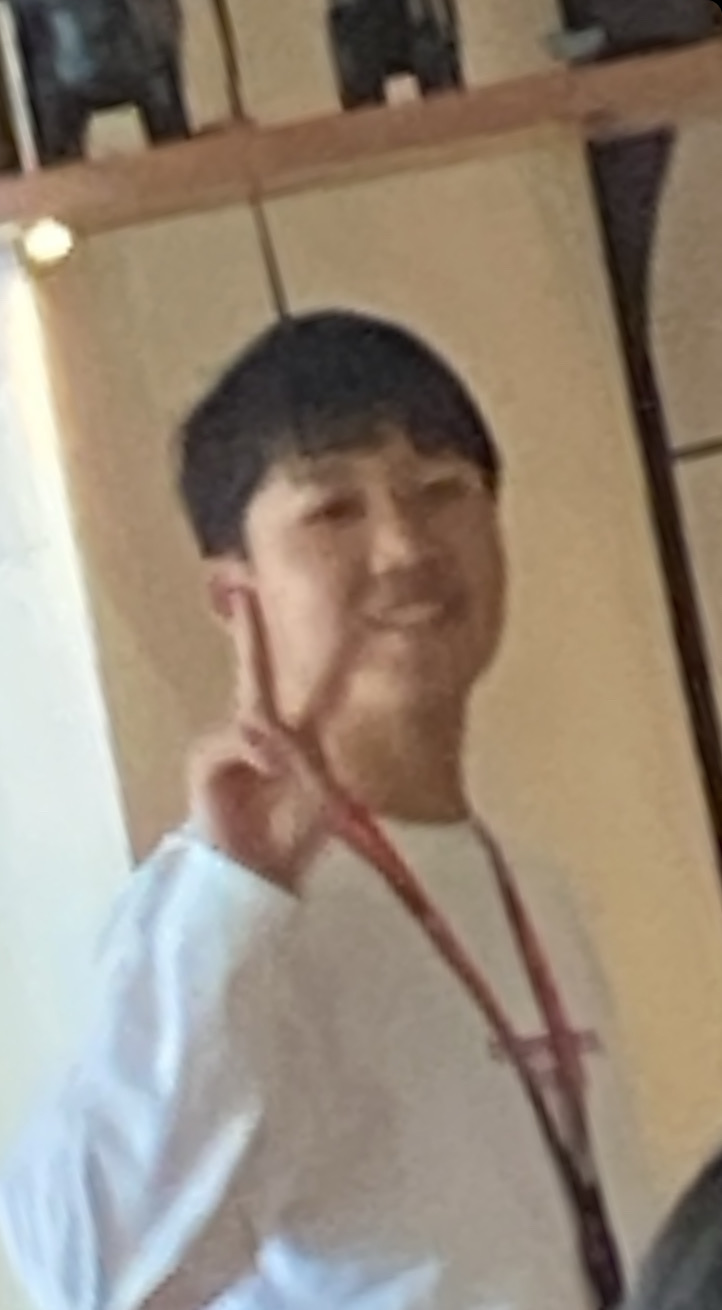
#> input picture python練習/w.jpg, 722 x 1310 px, found by its file name
$ python '人臉辨識.py'
#> lines starting #> are read from the running program, lines starting #| are printed output that depends on the picture
import cv2
img=cv2.imread('w.jpg')
#> img is the input picture: shape (1310, 722, 3); mean B, G, R 120.1, 135.9, 150.4
img=cv2.resize(img,(0,0),fx=0.5,fy=0.5)
#> img: shape (655, 361, 3)
gray=cv2.cvtColor(img,cv2.COLOR_BGR2GRAY)
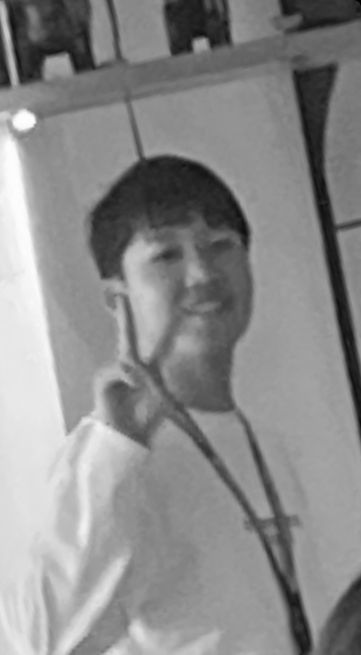
#> gray: shape (655, 361); min 0, max 253, mean 138.6
face=cv2.CascadeClassifier('f.xml')

facereat=face.detectMultiScale(gray,1.1,3)#要偵測的圖片 每次放大的倍數 要被偵測幾次
#> facereat = [[122, 198, 142, 142]]
print(len(facereat))
#| 1

for (x,y,m,h)  in facereat:
    cv2.rectangle(img,(x,y),(x+m,y+h),(0,255,0),2)#把臉框起來
#> this loop made 1 pass
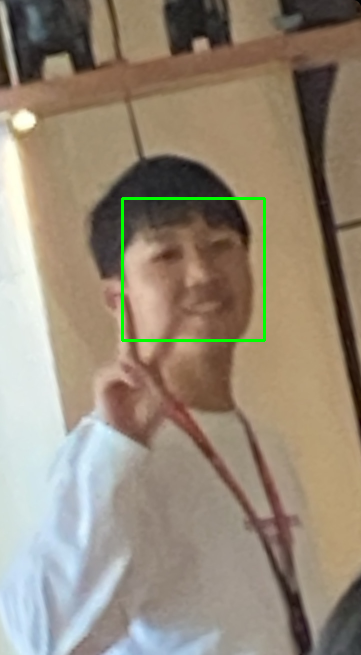
#> img: shape (655, 361, 3); mean B, G, R 119.5, 137.1, 149.6


cv2.imshow('img',img)
cv2.waitKey(0)
